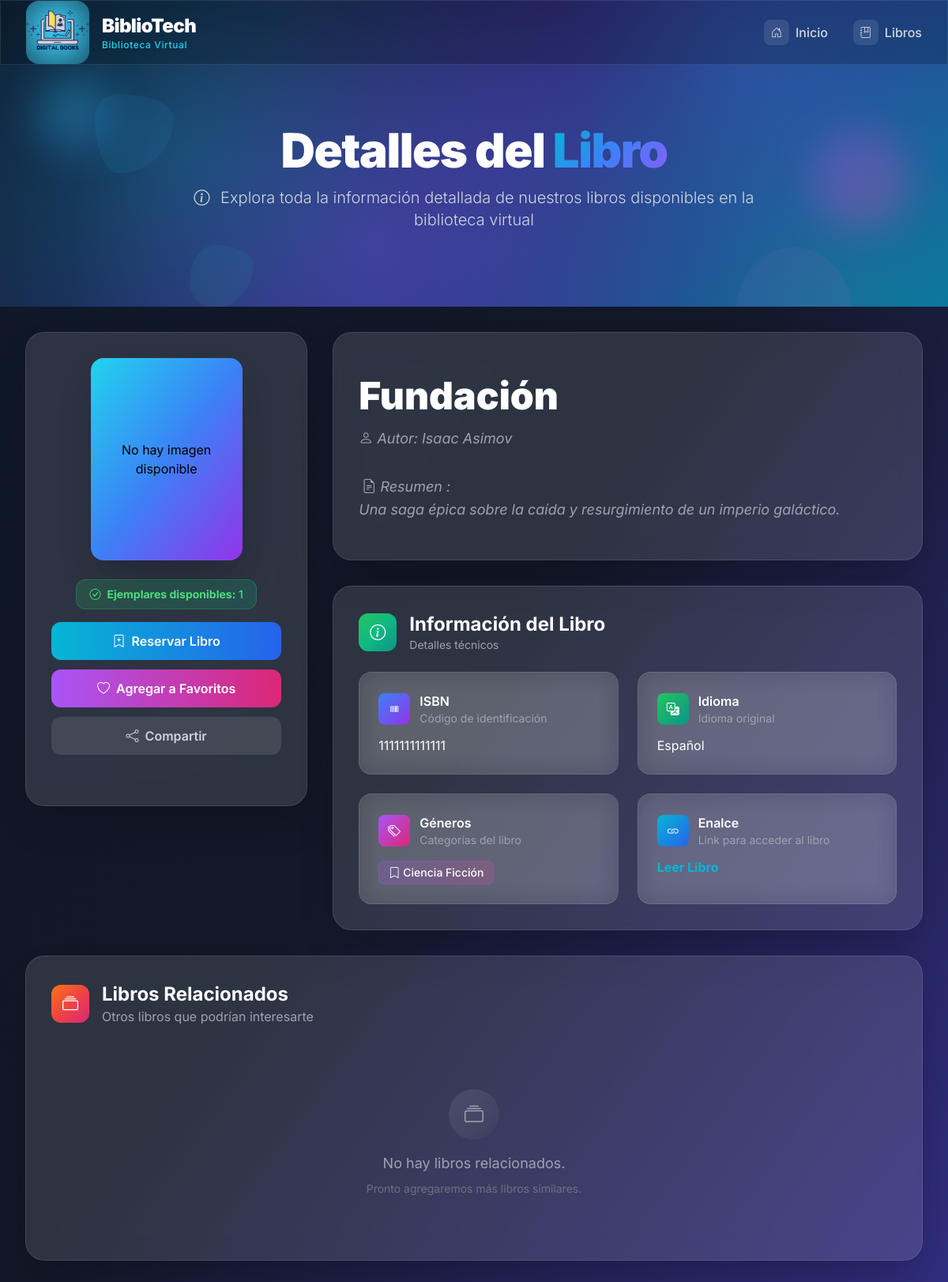
The app's page /libros/3/, older data.
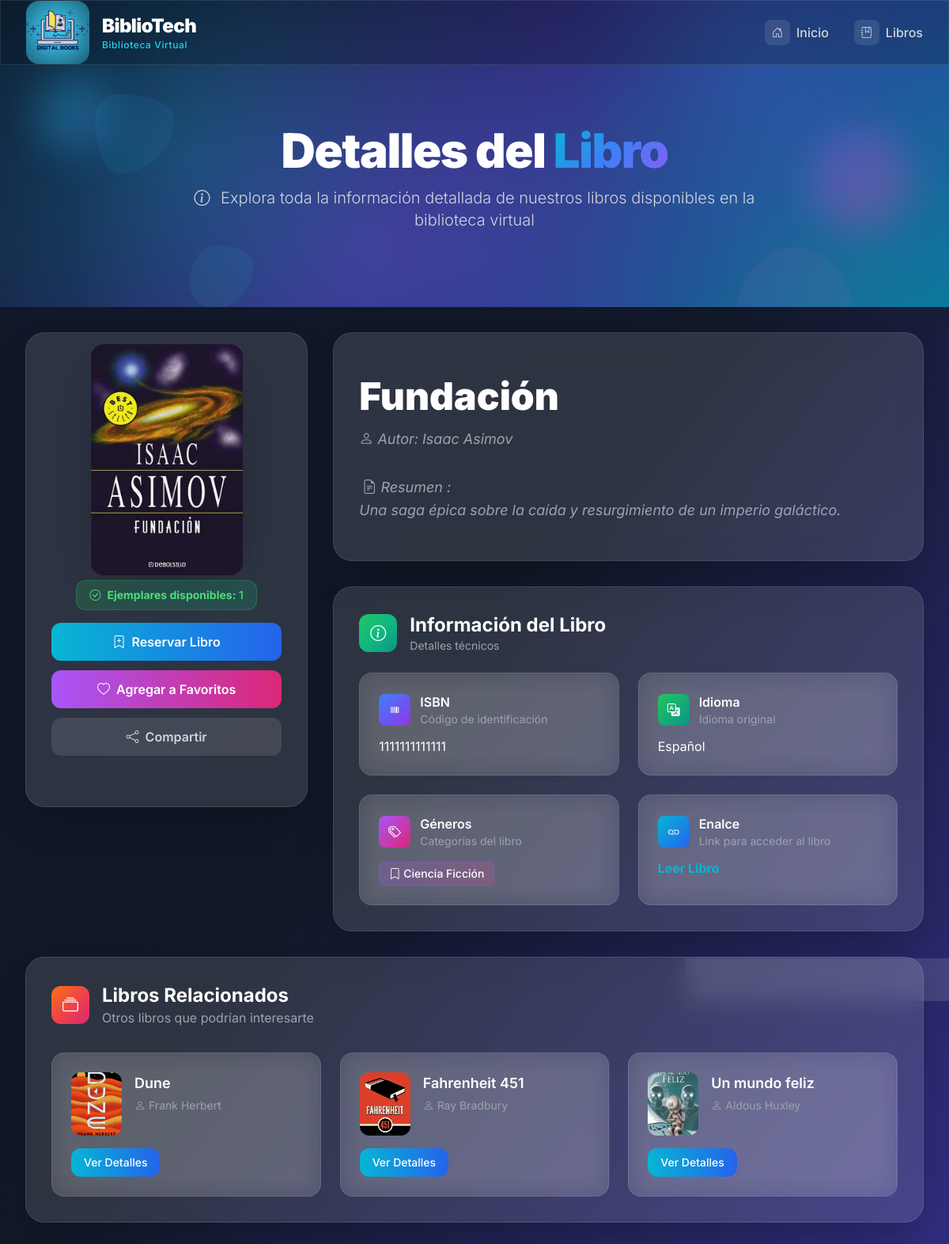
The same page, newer data.
### catalogo/models.py (models this page shows, shortened)
class Genero(models.Model):
    nombre = models.CharField(max_length=200, help_text="Ingrese el nombre del género")

class Libro(models.Model):
    titulo = models.CharField(max_length=200)
    autor = models.ForeignKey(Autor, on_delete=models.SET_NULL, null=True, related_name='libros')
    resumen = models.TextField(max_length=1000, help_text="Ingrese una breve descripción del libro")
    isbn = models.CharField('ISBN', max_length=13, unique=True, help_text='13 Caracteres ISBN')
    genero = models.ManyToManyField(Genero, help_text="Seleccione un género para este libro")
    idioma = models.CharField(max_length=20, default='Español')
    enlace = models.URLField(max_length=200, blank=True, help_text="Enlace a más información sobre el libro")
    imagen = models.ImageField(upload_to='libros/', blank=True, null=True, help_text="Suba una imagen de la portada del libro")
    class Meta:
        ordering = ['titulo']
        indexes = [
            models.Index(fields=['titulo']),
            models.Index(fields=['isbn']),
        ]

class Autor(models.Model):
    nombre = models.CharField(max_length=100)
    apellido = models.CharField(max_length=100)
    fecha_nacimiento = models.DateField(null=True, blank=True)
    fecha_fallecimiento = models.DateField('Fallecido', null=True, blank=True)
    biografia = models.TextField(max_length=1000, blank=True)
    class Meta:
        ordering = ['apellido', 'nombre']
    def __str__(self):
        return f"{self.nombre} {self.apellido}"

### catalogo/views.py (the view)
# urls.py: path('libros/<int:pk>/', views.LibroDetailView.as_view(), name='libro-detail'),
class LibroDetailView(generic.DetailView):
    model = Libro
    def get_queryset(self):
        return Libro.objects.select_related('autor').prefetch_related('genero', 'ejemplares')
    def get_context_data(self, **kwargs):
        context = super().get_context_data(**kwargs)
        libro = self.get_object()
        context['ejemplares_disponibles'] = libro.ejemplares.filter(estado='d').count()
        context['libros_relacionados'] = Libro.objects.filter(
            Q(autor=libro.autor) | Q(genero__in=libro.genero.all())
        ).exclude(id=libro.id).distinct()[:5]
        return context

### templates/catalogo/libro_detail.html (shortened to what the changed rows need)
{% load static %}
{% block extra_css %}
<script src="https://cdn.tailwindcss.com"></script>
<link href="https://cdnjs.cloudflare.com/ajax/libs/bootstrap-icons/1.11.1/font/bootstrap-icons.min.css" rel="stylesheet">
{% endblock %}
{% block content %}
<body class="font-inter bg-gradient-to-br from-slate-900 via-gray-900 to-indigo-900 min-h-screen overflow-x-hidden">
    <section class="relative pt-20 pb-16 overflow-hidden hero-gradient">
        <div class="relative max-w-7xl mx-auto px-4 sm:px-6 lg:px-8 pt-20">
        <div class="text-center">
            <div class="animate-fade-in" style="animation-delay: 0.4s;">
                <h1 class="text-4xl md:text-6xl font-black text-white mb-4 leading-none tracking-tight">
                    Detalles del <span class="gradient-text">Libro</span>
                </h1>
            </div>
            </div>
        </div>
    </section>
    <main class="max-w-7xl mx-auto px-4 sm:px-6 lg:px-8 py-16 -mt-8 relative z-10">
        <div class="grid grid-cols-1 lg:grid-cols-3 gap-8">
            <div class="lg:col-span-1">
                <div class="glass-morphism rounded-3xl shadow-2xl p-8 border border-white/10 animate-slide-up sticky top-24">
                    <div class="text-center mb-8">
                        <div class="w-48 h-64 bg-gradient-to-br from-cyan-400 via-blue-500 to-purple-600 rounded-2xl flex items-center justify-center mx-auto mb-6 shadow-2xl">
                            {% if object.imagen %}
                                <img src="{{ object.imagen.url }}" alt="Portada del libro" class="w-64 h-auto rounded-2xl" />
                            {% else %}
                                <p>No hay imagen disponible</p>
                            {% endif %}
                        </div>
                    </div>
                </div>
            </div>
            <div class="lg:col-span-2 space-y-8">
                <div class="glass-morphism rounded-3xl shadow-2xl p-8 border border-white/10 animate-slide-up" style="animation-delay: 0.2s;">
                     <div class="mb-8">
                        <h1 class="text-4xl md:text-5xl font-black text-white mb-4 leading-tight">
                            {{ object.titulo }}
                        </h1>
                        <div class="flex items-center space-x-4 text-lg">
                            <i class="bi bi-person text-gray-400"> Autor: {{ object.autor }}</i>
                        </div>
                    </div>
                    <p class="text-gray-300 leading-relaxed text-lg mb-4">
                        <i class="bi bi-file-earmark-text text-gray-400 ml-1"> Resumen :<br>
                            {{ object.resumen|default:"No hay resumen disponible para este libro." }}</i>
                    </p>
                </div>
                <div class="glass-morphism rounded-3xl shadow-2xl p-8 border border-white/10 animate-slide-up" style="animation-delay: 0.4s;">
                    <div class="flex items-center mb-6">
                        <div>
                            <h2 class="text-2xl font-bold text-white">Información del Libro</h2>
                        </div>
                    </div>
                    <div class="grid grid-cols-1 md:grid-cols-2 gap-6">
                        <div class="glass-morphism rounded-2xl p-6 border border-white/10">
                            <div class="flex items-center mb-3">
                                <div class="w-10 h-10 bg-gradient-to-br from-blue-500 to-purple-600 rounded-lg flex items-center justify-center mr-3">
                                </div>
                                <div>
                                </div>
                            </div>
                            <p class="text-white">{{ object.isbn }}</p>
                        </div>
                        <div class="glass-morphism rounded-2xl p-6 border border-white/10">
                            <div class="flex items-center mb-3">
                                <div class="w-10 h-10 bg-gradient-to-br from-green-500 to-teal-600 rounded-lg flex items-center justify-center mr-3">
                                </div>
                                <div>
                                </div>
                            </div>
                            <p class="text-white">{{ object.idioma }}</p>
                        </div>
                        <div class="glass-morphism rounded-2xl p-6 border border-white/10">
                            <div class="flex flex-wrap gap-2">
                                {% for g in object.genero.all %}
                                <span class="inline-flex items-center px-3 py-1 rounded-lg text-sm font-medium bg-gradient-to-r from-purple-500/20 to-pink-500/20 text-white border border-purple-500/30">
                                    <i class="bi bi-bookmark mr-1 "></i>
                                    {{ g.nombre }}
                                </span>
                                {% endfor %}
                            </div>
                        </div>
                    </div>
                </div>
            </div>
        </div>
        <div class="glass-morphism rounded-3xl shadow-2xl p-8 mt-8 border border-white/10 animate-slide-up" style="animation-delay: 0.6s;">
            <div class="flex items-center mb-8">
                <div>
                    <h2 class="text-2xl font-bold text-white">Libros Relacionados</h2>
                </div>
            </div>
            <div class="grid grid-cols-1 md:grid-cols-2 lg:grid-cols-3 xl:grid-cols-4 gap-6">
                {% for libro in libros_relacionados %}
                    <div class="glass-morphism rounded-2xl overflow-hidden border border-white/10 hover:border-cyan-400/30 card-hover">
                        <div class="p-6">
                            <div class="flex items-start space-x-4 mb-4">
                                <div class="w-16 h-20 bg-gradient-to-br from-cyan-400 via-blue-500 to-purple-600 rounded-xl flex items-center justify-center flex-shrink-0">
                                    {% if libro.imagen %}
                                        <img src="{{ libro.imagen.url }}" alt="Portada del libro" class="w-16 h-20 object-cover rounded-xl" />
                                    {% else %}
                                        <p class="text-white text-xs">Sin imagen</p>
                                    {% endif %}
                                </div>
                                <div class="flex-1 min-w-0">
                                    <h3 class="text-white font-semibold text-lg mb-1">
                                        <a href="{% url 'libro-detail' libro.id %}" class="hover:text-cyan-400 transition duration-300">
                                            {{ libro.titulo }}
                                        </a>
                                    </h3>
                                    <p class="text-gray-400 text-sm flex items-center">
                                        <i class="bi bi-person mr-1"></i> {{ libro.autor }}
                                    </p>
                                </div>
                            </div>
                            <div class="flex items-center justify-between">
                                <a href="{% url 'libro-detail' libro.id %}"
                                class="bg-gradient-to-r from-cyan-500 to-blue-600 text-white px-4 py-2 rounded-xl text-sm font-medium hover:from-cyan-600 hover:to-blue-700 transition duration-300 transform hover:scale-105">
                                    Ver Detalles
                                </a>
                            </div>
                        </div>
                    </div>
                {% empty %}
                    <div class="col-span-full text-center py-12">
                        <div class="w-16 h-16 bg-gradient-to-br from-gray-400/20 to-gray-600/20 rounded-full flex items-center justify-center mx-auto mb-4">
                            <i class="bi bi-collection text-gray-400 text-2xl"></i>
                        </div>
                        <p class="text-gray-400 text-lg">No hay libros relacionados.</p>
                        <p class="text-gray-500 text-sm mt-2">Pronto agregaremos más libros similares.</p>
                    </div>
                {% endfor %}
            </div>
        </div>
    </main>
</body>
{% endblock %}

Row changes from the older to the newer data that the page shows:
changed Libro "Fundación": imagen: picture added; imagen empty → "libros/Fundacion.jpg" (drawn)
added Libro: imagen (picture), titulo "Dune", autor "Frank Herbert"
added Libro: imagen (picture), titulo "Fahrenheit 451", autor "Ray Bradbury"
added Libro: imagen (picture), titulo "Un mundo feliz", autor "Aldous Huxley"
Text that changed along with them:
text no longer shown: "No hay imagen disponible No hay libros relacionados. Pronto agregaremos más libros similares."
